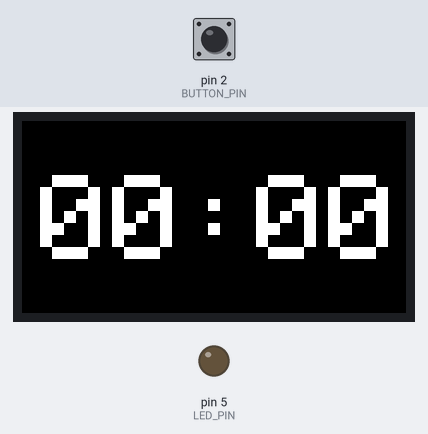
The sketch below on a simulated Arduino Uno, built with avr-gcc and run on an emulated ATmega328P. On the bench: 64×32 colour display, output pins drawn as LEDs (lit = HIGH). Inputs (shaded band) come from the test bench; at power-on: pin 2 (BUTTON_PIN) HIGH.

Above: at 1.2 s.
1.3 s: pin 2 (BUTTON_PIN) pulled LOW for 0.15 s
At 1.43 s:
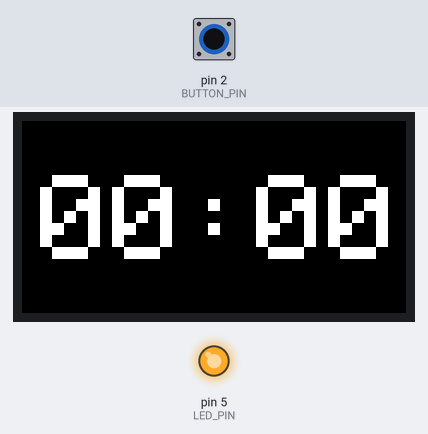
3.1 s: pin 2 (BUTTON_PIN) pulled LOW for 1 s
At 4.3 s:
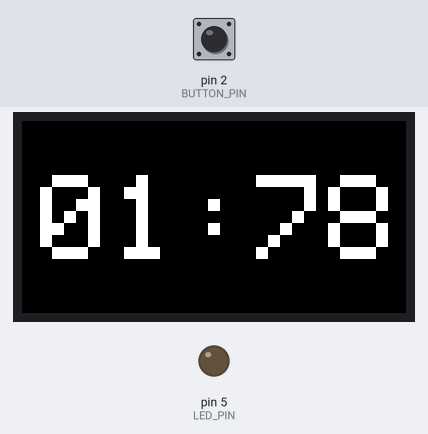
Timing chart, 0 to 6.1 s (numbered marks = the images above; inputs shaded):
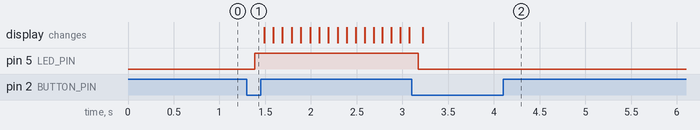

The sketch:

10secCounterMatrixPanel.ino
```cpp
#include <Adafruit_GFX.h>
#include <RGBmatrixPanel.h>

#define CLK  11
#define OE   9
#define LAT  10
#define A    A0
#define B    A1
#define C    A2
#define D    A3

#define BUTTON_PIN 2
#define LED_PIN 5

RGBmatrixPanel matrix(A, B, C, D, CLK, LAT, OE, false, 64);

// Timer states
enum TimerState {
  IDLE,
  RUNNING,
  STOPPED
};

TimerState state = IDLE;

unsigned long startMicros = 0;
unsigned long elapsedMicros = 0;

bool lastButtonState = HIGH;
char lastTimeString[6] = "";

void setup() {
  matrix.begin();
  Serial.begin(9600);

  pinMode(BUTTON_PIN, INPUT_PULLUP);
  pinMode(LED_PIN, OUTPUT);

  displayTime(0); // Show 00:00 on boot
}

void loop() {
  bool currentButtonState = digitalRead(BUTTON_PIN);

  if (lastButtonState == HIGH && currentButtonState == LOW) {
    delay(50); // debounce
    if (digitalRead(BUTTON_PIN) == LOW) {
      // Handle state changes
      if (state == IDLE) {
        state = RUNNING;
        startMicros = micros();
        elapsedMicros = 0;
        digitalWrite(LED_PIN, HIGH);
      } else if (state == RUNNING) {
        elapsedMicros += micros() - startMicros;
        state = STOPPED;
        digitalWrite(LED_PIN, LOW);
      } else if (state == STOPPED) {
        state = IDLE;
        elapsedMicros = 0;
        displayTime(0); // Reset to 00:00
        strcpy(lastTimeString, ""); // Clear buffer
      }
    }
  }

  lastButtonState = currentButtonState;

  if (state == RUNNING) {
    unsigned long currentMicros = elapsedMicros + micros() - startMicros;
    displayTime(currentMicros);
  } else if (state == STOPPED) {
    displayTime(elapsedMicros);
  }

  delay(50);
}

void displayTime(unsigned long totalMicros) {
  unsigned int sec = (totalMicros / 1000000UL) % 100;
  unsigned int usec = (totalMicros % 1000000UL) / 10000;

  char timeString[6];
  sprintf(timeString, "%02d:%02d", sec, usec);

  if (strcmp(timeString, lastTimeString) != 0) {
    strcpy(lastTimeString, timeString);

    matrix.fillScreen(matrix.Color333(0, 0, 0)); // Clear screen
    matrix.setTextSize(2);
    matrix.setCursor(3, 9); // Position (3, 9) as requested
    matrix.setTextColor(matrix.Color333(7, 7, 7)); // White
    matrix.print(timeString);
  }
}
```

Measured:
- after the input at 1.3 s, pin 5 (LED_PIN): LOW → HIGH after 0.09 s
- after the input at 3.1 s, pin 5 (LED_PIN): HIGH → LOW after 0.07 s
